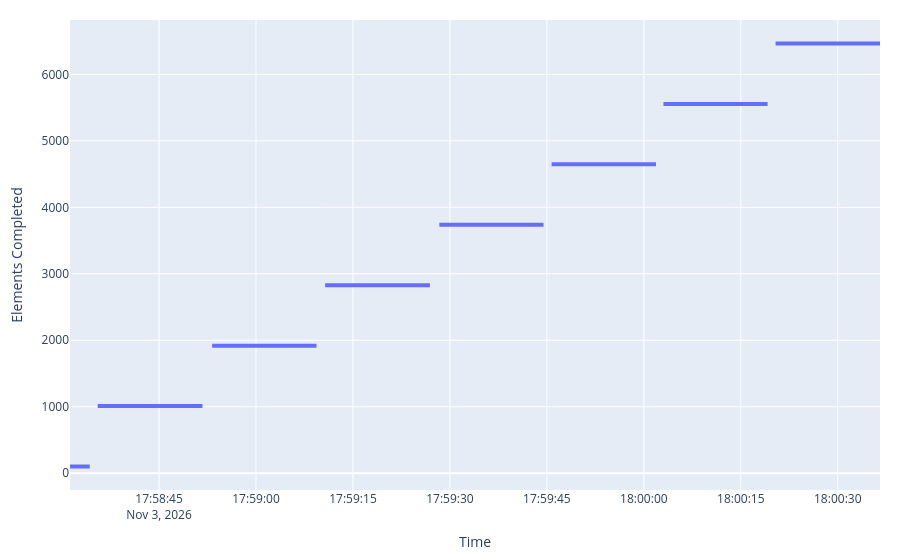

The code cell stored with this chart in its notebook:
### Code cell
from qiskit_ibm_runtime.visualization import draw_chunk_timings

draw_chunk_timings(chunk_timing)

### Figure 1 — Plotly figure (JSON) as saved in the notebook; plotly's stock layout.template omitted (floating-point values rounded to 4 significant figures)
{"data": [{"hoverinfo": "text", "line": {"color": "#636EFA", "width": 4}, "mode": "lines", "name": "Timings 0", "text": ["<b>Timings 0[0]</b><br><b>&nbsp;&nbsp;&nbsp;Start:</b> 2026-11-03 17:58:31.221108<br><b>&nbsp;&nbsp;&nbsp;Stop:</b> 2026-11-03 17:58:34.278128<br><b>&nbsp;&nbsp;&nbsp;Duration:</b> 3.057s<br><b>&nbsp;&nbsp;&nbsp;Size:</b> 101<br><b>&nbsp;&nbsp;&nbsp;Parts (2):</b><br>&nbsp;&nbsp;&nbsp;&nbsp;&nbsp;&nbsp;item[0]: 100<br>&nbsp;&nbsp;&nbsp;&nbsp;&nbsp;&nbsp;item[1]: 1", "<b>Timings 0[0]</b><br><b>&nbsp;&nbsp;&nbsp;Start:</b> 2026-11-03 17:58:31.221108<br><b>&nbsp;&nbsp;&nbsp;Stop:</b> 2026-11-03 17:58:34.278128<br><b>&nbsp;&nbsp;&nbsp;Duration:</b> 3.057s<br><b>&nbsp;&nbsp;&nbsp;Size:</b> 101<br><b>&nbsp;&nbsp;&nbsp;Parts (2):</b><br>&nbsp;&nbsp;&nbsp;&nbsp;&nbsp;&nbsp;item[0]: 100<br>&nbsp;&nbsp;&nbsp;&nbsp;&nbsp;&nbsp;item[1]: 1", "<b>Timings 0[0]</b><br><b>&nbsp;&nbsp;&nbsp;Start:</b> 2026-11-03 17:58:31.221108<br><b>&nbsp;&nbsp;&nbsp;Stop:</b> 2026-11-03 17:58:34.278128<br><b>&nbsp;&nbsp;&nbsp;Duration:</b> 3.057s<br><b>&nbsp;&nbsp;&nbsp;Size:</b> 101<br><b>&nbsp;&nbsp;&nbsp;Parts (2):</b><br>&nbsp;&nbsp;&nbsp;&nbsp;&nbsp;&nbsp;item[0]: 100<br>&nbsp;&nbsp;&nbsp;&nbsp;&nbsp;&nbsp;item[1]: 1", "<b>Timings 0[1]</b><br><b>&nbsp;&nbsp;&nbsp;Start:</b> 2026-11-03 17:58:35.507703<br><b>&nbsp;&nbsp;&nbsp;Stop:</b> 2026-11-03 17:58:51.712925<br><b>&nbsp;&nbsp;&nbsp;Duration:</b> 16.21s<br><b>&nbsp;&nbsp;&nbsp;Size:</b> 909<br><b>&nbsp;&nbsp;&nbsp;Parts (2):</b><br>&nbsp;&nbsp;&nbsp;&nbsp;&nbsp;&nbsp;item[0]: 900<br>&nbsp;&nbsp;&nbsp;&nbsp;&nbsp;&nbsp;item[1]: 9", "<b>Timings 0[1]</b><br><b>&nbsp;&nbsp;&nbsp;Start:</b> 2026-11-03 17:58:35.507703<br><b>&nbsp;&nbsp;&nbsp;Stop:</b> 2026-11-03 17:58:51.712925<br><b>&nbsp;&nbsp;&nbsp;Duration:</b> 16.21s<br><b>&nbsp;&nbsp;&nbsp;Size:</b> 909<br><b>&nbsp;&nbsp;&nbsp;Parts (2):</b><br>&nbsp;&nbsp;&nbsp;&nbsp;&nbsp;&nbsp;item[0]: 900<br>&nbsp;&nbsp;&nbsp;&nbsp;&nbsp;&nbsp;item[1]: 9", "<b>Timings 0[1]</b><br><b>&nbsp;&nbsp;&nbsp;Start:</b> 2026-11-03 17:58:35.507703<br><b>&nbsp;&nbsp;&nbsp;Stop:</b> 2026-11-03 17:58:51.712925<br><b>&nbsp;&nbsp;&nbsp;Duration:</b> 16.21s<br><b>&nbsp;&nbsp;&nbsp;Size:</b> 909<br><b>&nbsp;&nbsp;&nbsp;Parts (2):</b><br>&nbsp;&nbsp;&nbsp;&nbsp;&nbsp;&nbsp;item[0]: 900<br>&nbsp;&nbsp;&nbsp;&nbsp;&nbsp;&nbsp;item[1]: 9", "<b>Timings 0[2]</b><br><b>&nbsp;&nbsp;&nbsp;Start:</b> 2026-11-03 17:58:53.206575<br><b>&nbsp;&nbsp;&nbsp;Stop:</b> 2026-11-03 17:59:09.355672<br><b>&nbsp;&nbsp;&nbsp;Duration:</b> 16.15s<br><b>&nbsp;&nbsp;&nbsp;Size:</b> 909<br><b>&nbsp;&nbsp;&nbsp;Parts (2):</b><br>&nbsp;&nbsp;&nbsp;&nbsp;&nbsp;&nbsp;item[0]: 900<br>&nbsp;&nbsp;&nbsp;&nbsp;&nbsp;&nbsp;item[1]: 9", "<b>Timings 0[2]</b><br><b>&nbsp;&nbsp;&nbsp;Start:</b> 2026-11-03 17:58:53.206575<br><b>&nbsp;&nbsp;&nbsp;Stop:</b> 2026-11-03 17:59:09.355672<br><b>&nbsp;&nbsp;&nbsp;Duration:</b> 16.15s<br><b>&nbsp;&nbsp;&nbsp;Size:</b> 909<br><b>&nbsp;&nbsp;&nbsp;Parts (2):</b><br>&nbsp;&nbsp;&nbsp;&nbsp;&nbsp;&nbsp;item[0]: 900<br>&nbsp;&nbsp;&nbsp;&nbsp;&nbsp;&nbsp;item[1]: 9", "<b>Timings 0[2]</b><br><b>&nbsp;&nbsp;&nbsp;Start:</b> 2026-11-03 17:58:53.206575<br><b>&nbsp;&nbsp;&nbsp;Stop:</b> 2026-11-03 17:59:09.355672<br><b>&nbsp;&nbsp;&nbsp;Duration:</b> 16.15s<br><b>&nbsp;&nbsp;&nbsp;Size:</b> 909<br><b>&nbsp;&nbsp;&nbsp;Parts (2):</b><br>&nbsp;&nbsp;&nbsp;&nbsp;&nbsp;&nbsp;item[0]: 900<br>&nbsp;&nbsp;&nbsp;&nbsp;&nbsp;&nbsp;item[1]: 9", "<b>Timings 0[3]</b><br><b>&nbsp;&nbsp;&nbsp;Start:</b> 2026-11-03 17:59:10.692159<br><b>&nbsp;&nbsp;&nbsp;Stop:</b> 2026-11-03 17:59:26.899858<br><b>&nbsp;&nbsp;&nbsp;Duration:</b> 16.21s<br><b>&nbsp;&nbsp;&nbsp;Size:</b> 909<br><b>&nbsp;&nbsp;&nbsp;Parts (2):</b><br>&nbsp;&nbsp;&nbsp;&nbsp;&nbsp;&nbsp;item[0]: 900<br>&nbsp;&nbsp;&nbsp;&nbsp;&nbsp;&nbsp;item[1]: 9", "<b>Timings 0[3]</b><br><b>&nbsp;&nbsp;&nbsp;Start:</b> 2026-11-03 17:59:10.692159<br><b>&nbsp;&nbsp;&nbsp;Stop:</b> 2026-11-03 17:59:26.899858<br><b>&nbsp;&nbsp;&nbsp;Duration:</b> 16.21s<br><b>&nbsp;&nbsp;&nbsp;Size:</b> 909<br><b>&nbsp;&nbsp;&nbsp;Parts (2):</b><br>&nbsp;&nbsp;&nbsp;&nbsp;&nbsp;&nbsp;item[0]: 900<br>&nbsp;&nbsp;&nbsp;&nbsp;&nbsp;&nbsp;item[1]: 9", "<b>Timings 0[3]</b><br><b>&nbsp;&nbsp;&nbsp;Start:</b> 2026-11-03 17:59:10.692159<br><b>&nbsp;&nbsp;&nbsp;Stop:</b> 2026-11-03 17:59:26.899858<br><b>&nbsp;&nbsp;&nbsp;Duration:</b> 16.21s<br><b>&nbsp;&nbsp;&nbsp;Size:</b> 909<br><b>&nbsp;&nbsp;&nbsp;Parts (2):</b><br>&nbsp;&nbsp;&nbsp;&nbsp;&nbsp;&nbsp;item[0]: 900<br>&nbsp;&nbsp;&nbsp;&nbsp;&nbsp;&nbsp;item[1]: 9", "<b>Timings 0[4]</b><br><b>&nbsp;&nbsp;&nbsp;Start:</b> 2026-11-03 17:59:28.362306<br><b>&nbsp;&nbsp;&nbsp;Stop:</b> 2026-11-03 17:59:44.478444<br><b>&nbsp;&nbsp;&nbsp;Duration:</b> 16.12s<br><b>&nbsp;&nbsp;&nbsp;Size:</b> 909<br><b>&nbsp;&nbsp;&nbsp;Parts (2):</b><br>&nbsp;&nbsp;&nbsp;&nbsp;&nbsp;&nbsp;item[0]: 900<br>&nbsp;&nbsp;&nbsp;&nbsp;&nbsp;&nbsp;item[1]: 9", "<b>Timings 0[4]</b><br><b>&nbsp;&nbsp;&nbsp;Start:</b> 2026-11-03 17:59:28.362306<br><b>&nbsp;&nbsp;&nbsp;Stop:</b> 2026-11-03 17:59:44.478444<br><b>&nbsp;&nbsp;&nbsp;Duration:</b> 16.12s<br><b>&nbsp;&nbsp;&nbsp;Size:</b> 909<br><b>&nbsp;&nbsp;&nbsp;Parts (2):</b><br>&nbsp;&nbsp;&nbsp;&nbsp;&nbsp;&nbsp;item[0]: 900<br>&nbsp;&nbsp;&nbsp;&nbsp;&nbsp;&nbsp;item[1]: 9", "<b>Timings 0[4]</b><br><b>&nbsp;&nbsp;&nbsp;Start:</b> 2026-11-03 17:59:28.362306<br><b>&nbsp;&nbsp;&nbsp;Stop:</b> 2026-11-03 17:59:44.478444<br><b>&nbsp;&nbsp;&nbsp;Duration:</b> 16.12s<br><b>&nbsp;&nbsp;&nbsp;Size:</b> 909<br><b>&nbsp;&nbsp;&nbsp;Parts (2):</b><br>&nbsp;&nbsp;&nbsp;&nbsp;&nbsp;&nbsp;item[0]: 900<br>&nbsp;&nbsp;&nbsp;&nbsp;&nbsp;&nbsp;item[1]: 9", "<b>Timings 0[5]</b><br><b>&nbsp;&nbsp;&nbsp;Start:</b> 2026-11-03 17:59:45.726904<br><b>&nbsp;&nbsp;&nbsp;Stop:</b> 2026-11-03 18:00:01.880422<br><b>&nbsp;&nbsp;&nbsp;Duration:</b> 16.15s<br><b>&nbsp;&nbsp;&nbsp;Size:</b> 909<br><b>&nbsp;&nbsp;&nbsp;Parts (2):</b><br>&nbsp;&nbsp;&nbsp;&nbsp;&nbsp;&nbsp;item[0]: 900<br>&nbsp;&nbsp;&nbsp;&nbsp;&nbsp;&nbsp;item[1]: 9", "<b>Timings 0[5]</b><br><b>&nbsp;&nbsp;&nbsp;Start:</b> 2026-11-03 17:59:45.726904<br><b>&nbsp;&nbsp;&nbsp;Stop:</b> 2026-11-03 18:00:01.880422<br><b>&nbsp;&nbsp;&nbsp;Duration:</b> 16.15s<br><b>&nbsp;&nbsp;&nbsp;Size:</b> 909<br><b>&nbsp;&nbsp;&nbsp;Parts (2):</b><br>&nbsp;&nbsp;&nbsp;&nbsp;&nbsp;&nbsp;item[0]: 900<br>&nbsp;&nbsp;&nbsp;&nbsp;&nbsp;&nbsp;item[1]: 9", "<b>Timings 0[5]</b><br><b>&nbsp;&nbsp;&nbsp;Start:</b> 2026-11-03 17:59:45.726904<br><b>&nbsp;&nbsp;&nbsp;Stop:</b> 2026-11-03 18:00:01.880422<br><b>&nbsp;&nbsp;&nbsp;Duration:</b> 16.15s<br><b>&nbsp;&nbsp;&nbsp;Size:</b> 909<br><b>&nbsp;&nbsp;&nbsp;Parts (2):</b><br>&nbsp;&nbsp;&nbsp;&nbsp;&nbsp;&nbsp;item[0]: 900<br>&nbsp;&nbsp;&nbsp;&nbsp;&nbsp;&nbsp;item[1]: 9", "<b>Timings 0[6]</b><br><b>&nbsp;&nbsp;&nbsp;Start:</b> 2026-11-03 18:00:03.029163<br><b>&nbsp;&nbsp;&nbsp;Stop:</b> 2026-11-03 18:00:19.141698<br><b>&nbsp;&nbsp;&nbsp;Duration:</b> 16.11s<br><b>&nbsp;&nbsp;&nbsp;Size:</b> 909<br><b>&nbsp;&nbsp;&nbsp;Parts (2):</b><br>&nbsp;&nbsp;&nbsp;&nbsp;&nbsp;&nbsp;item[0]: 900<br>&nbsp;&nbsp;&nbsp;&nbsp;&nbsp;&nbsp;item[1]: 9", "<b>Timings 0[6]</b><br><b>&nbsp;&nbsp;&nbsp;Start:</b> 2026-11-03 18:00:03.029163<br><b>&nbsp;&nbsp;&nbsp;Stop:</b> 2026-11-03 18:00:19.141698<br><b>&nbsp;&nbsp;&nbsp;Duration:</b> 16.11s<br><b>&nbsp;&nbsp;&nbsp;Size:</b> 909<br><b>&nbsp;&nbsp;&nbsp;Parts (2):</b><br>&nbsp;&nbsp;&nbsp;&nbsp;&nbsp;&nbsp;item[0]: 900<br>&nbsp;&nbsp;&nbsp;&nbsp;&nbsp;&nbsp;item[1]: 9", "<b>Timings 0[6]</b><br><b>&nbsp;&nbsp;&nbsp;Start:</b> 2026-11-03 18:00:03.029163<br><b>&nbsp;&nbsp;&nbsp;Stop:</b> 2026-11-03 18:00:19.141698<br><b>&nbsp;&nbsp;&nbsp;Duration:</b> 16.11s<br><b>&nbsp;&nbsp;&nbsp;Size:</b> 909<br><b>&nbsp;&nbsp;&nbsp;Parts (2):</b><br>&nbsp;&nbsp;&nbsp;&nbsp;&nbsp;&nbsp;item[0]: 900<br>&nbsp;&nbsp;&nbsp;&nbsp;&nbsp;&nbsp;item[1]: 9", "<b>Timings 0[7]</b><br><b>&nbsp;&nbsp;&nbsp;Start:</b> 2026-11-03 18:00:20.379441<br><b>&nbsp;&nbsp;&nbsp;Stop:</b> 2026-11-03 18:00:36.531636<br><b>&nbsp;&nbsp;&nbsp;Duration:</b> 16.15s<br><b>&nbsp;&nbsp;&nbsp;Size:</b> 909<br><b>&nbsp;&nbsp;&nbsp;Parts (2):</b><br>&nbsp;&nbsp;&nbsp;&nbsp;&nbsp;&nbsp;item[0]: 900<br>&nbsp;&nbsp;&nbsp;&nbsp;&nbsp;&nbsp;item[1]: 9", "<b>Timings 0[7]</b><br><b>&nbsp;&nbsp;&nbsp;Start:</b> 2026-11-03 18:00:20.379441<br><b>&nbsp;&nbsp;&nbsp;Stop:</b> 2026-11-03 18:00:36.531636<br><b>&nbsp;&nbsp;&nbsp;Duration:</b> 16.15s<br><b>&nbsp;&nbsp;&nbsp;Size:</b> 909<br><b>&nbsp;&nbsp;&nbsp;Parts (2):</b><br>&nbsp;&nbsp;&nbsp;&nbsp;&nbsp;&nbsp;item[0]: 900<br>&nbsp;&nbsp;&nbsp;&nbsp;&nbsp;&nbsp;item[1]: 9", "<b>Timings 0[7]</b><br><b>&nbsp;&nbsp;&nbsp;Start:</b> 2026-11-03 18:00:20.379441<br><b>&nbsp;&nbsp;&nbsp;Stop:</b> 2026-11-03 18:00:36.531636<br><b>&nbsp;&nbsp;&nbsp;Duration:</b> 16.15s<br><b>&nbsp;&nbsp;&nbsp;Size:</b> 909<br><b>&nbsp;&nbsp;&nbsp;Parts (2):</b><br>&nbsp;&nbsp;&nbsp;&nbsp;&nbsp;&nbsp;item[0]: 900<br>&nbsp;&nbsp;&nbsp;&nbsp;&nbsp;&nbsp;item[1]: 9"], "type": "scatter", "x": ["2026-11-03T17:58:31.221108", "2026-11-03T17:58:34.278128", null, "2026-11-03T17:58:35.507703", "2026-11-03T17:58:51.712925", null, "2026-11-03T17:58:53.206575", "2026-11-03T17:59:09.355672", null, "2026-11-03T17:59:10.692159", "2026-11-03T17:59:26.899858", null, "2026-11-03T17:59:28.362306", "2026-11-03T17:59:44.478444", null, "2026-11-03T17:59:45.726904", "2026-11-03T18:00:01.880422", null, "2026-11-03T18:00:03.029163", "2026-11-03T18:00:19.141698", null, "2026-11-03T18:00:20.379441", "2026-11-03T18:00:36.531636", null], "y": [101, 101, null, 1010, 1010, null, 1919, 1919, null, 2828, 2828, null, 3737, 3737, null, 4646, 4646, null, 5555, 5555, null, 6464, 6464, null]}], "layout": {"legend": {"x": 0.99, "xanchor": "right", "y": 0.01, "yanchor": "bottom"}, "margin": {"b": 70, "l": 70, "r": 20, "t": 20}, "showlegend": false, "xaxis": {"title": {"text": "Time"}, "type": "date"}, "yaxis": {"title": {"text": "Elements Completed"}}}}
